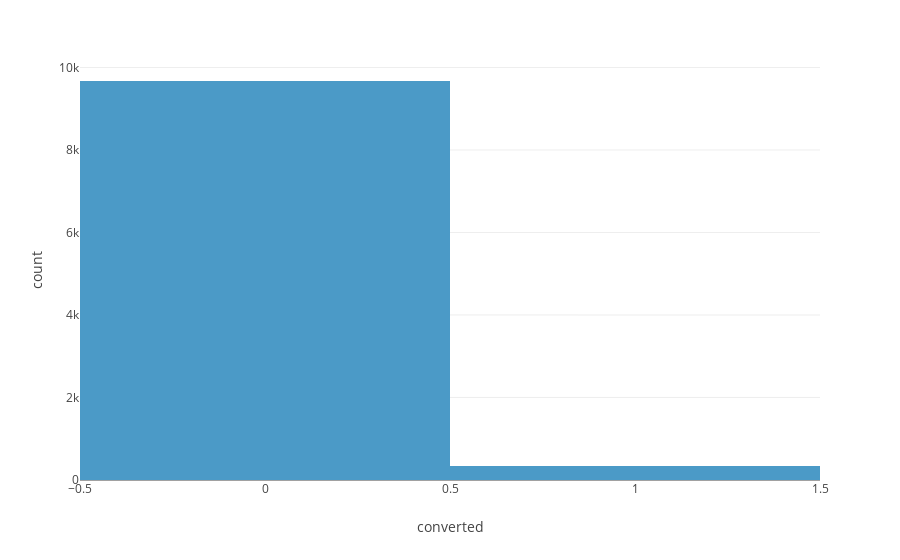

Notebook code cell kept with this figure:
### Code cell
# Distribution of target
fig = px.histogram(data_sample, x = "converted")
fig.show()

### Figure 1 — Plotly figure (JSON) as saved in the notebook; plotly's stock layout.template omitted (floating-point values rounded to 4 significant figures; data arrays with more than 128 entries replaced by an {"elided": "..."} marker saying what was removed)
{"data": [{"alignmentgroup": "True", "bingroup": "x", "hovertemplate": "converted=%{x}<br>count=%{y}<extra></extra>", "legendgroup": "", "marker": {"color": "#4B9AC7", "pattern": {"shape": ""}}, "name": "", "offsetgroup": "", "orientation": "v", "showlegend": false, "type": "histogram", "x": {"elided": "10000 int values"}, "xaxis": "x", "yaxis": "y"}], "layout": {"barmode": "relative", "legend": {"tracegroupgap": 0}, "margin": {"t": 60}, "xaxis": {"anchor": "y", "domain": [0, 1], "title": {"text": "converted"}}, "yaxis": {"anchor": "x", "domain": [0, 1], "title": {"text": "count"}}}}
